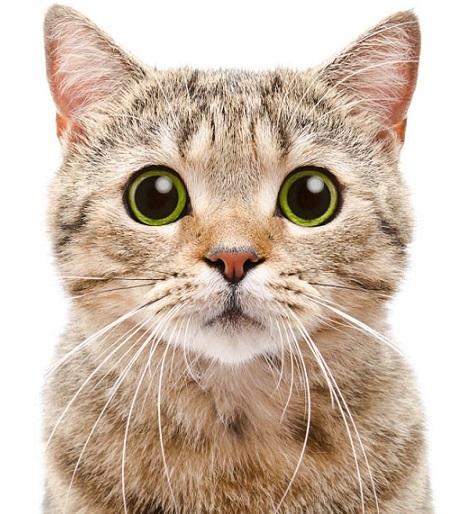
#> input picture images/cat2.jpg, 476 x 514 px
$ jupyter execute 'Final Project-Delaunay_catlion.ipynb'   (shell and % lines are left out)
#> lines starting #> are read from the running program, lines starting #| are printed output that depends on the picture
[cell 1]
from google.colab import drive
drive.mount('/content/drive')

[cell 2]
import os
os.chdir('/content/drive/My Drive/445-CompPhoto-FinalProject')

[cell 3]
import cv2
import numpy as np
from matplotlib import pyplot as plt
import scipy.interpolate
import scipy.sparse.linalg
from math import ceil as ceil
from math import floor as floor
import time

[cell 4]
def readImg(path):
#> called with path = 'images/cat2.jpg'
    img = cv2.imread(path)
#> img is the input picture: shape (514, 476, 3); mean B, G, R 173.1, 188.7, 207.1
    img = cv2.cvtColor(img, cv2.COLOR_BGR2RGB).astype(np.float32) / 255.0 # convert to float for other tasks
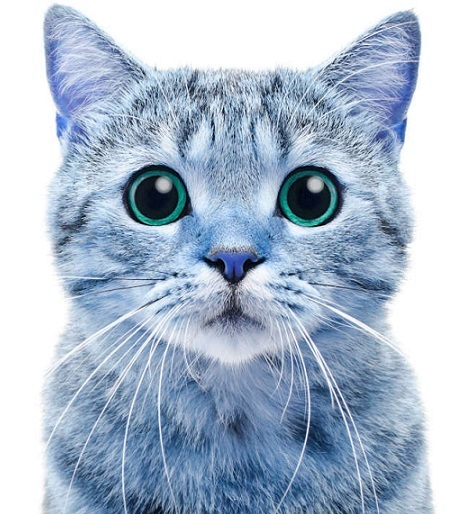
#> img: shape (514, 476, 3) float32; mean B, G, R 0.812, 0.74, 0.679
    plt.figure()
    plt.imshow(img, cmap='gray')
    plt.axis('off'), plt.show()
    plt.show()
    return img

img1=readImg('images/cat2.jpg')
img2=readImg('images/lion2.jpg')
#> call 2 of readImg, with path = 'images/lion2.jpg'
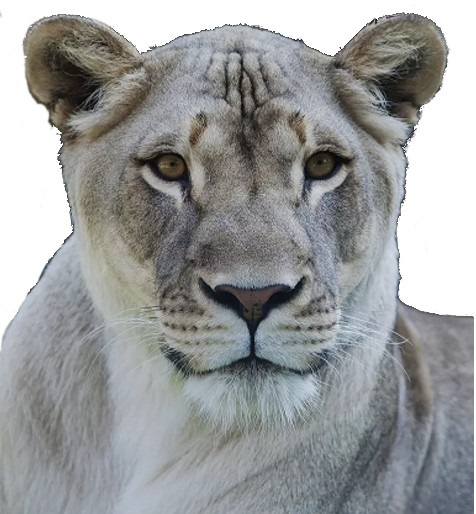
#> input picture images/lion2.jpg, 476 x 514 px
#> in readImg, img is the input picture: shape (514, 476, 3); mean B, G, R 156.3, 155.9, 154.2
#> in readImg (call 2), `img = cv2.cvtColor(img, cv2.COLOR_BGR2RGB).astype(np.float32) / 255.0`:
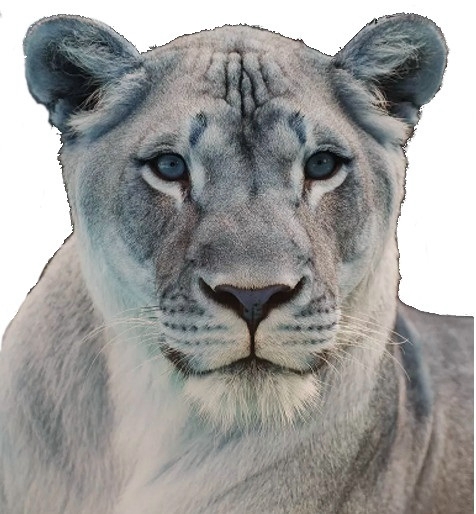
#> img: shape (514, 476, 3) float32; mean B, G, R 0.605, 0.611, 0.613

[cell 5]
# [25 lines left out: function mark_points, not called in this run]

[cell 6]
#load points from file
img1_points_array=np.genfromtxt('images/cat_points.txt')
img2_points_array=np.genfromtxt('images/lion_points.txt')

img1_points=[list(img1_points_array[:, 0]), list(img1_points_array[:, 1])]
img2_points=[list(img2_points_array[:, 0]), list(img2_points_array[:, 1])]

# OR mark new points

# %matplotlib notebook
# img1_points=mark_points(img1)

[cell 7]
# img2_points=mark_points(img2)

[cell 8]
#plot points on image
fig=plt.figure(figsize=(8,4), constrained_layout=True)

plt1=fig.add_subplot(121)
plt.imshow(img1)
plt1.set_title('Img1', fontsize=20)
plt.axis('off')
plt.plot(img1_points[0], img1_points[1], 'r+')

plt2=fig.add_subplot(122)
plt.imshow(img2)
plt2.set_title('Img2', fontsize=20)
plt.axis('off')
plt.plot(img2_points[0], img2_points[1], 'r+')
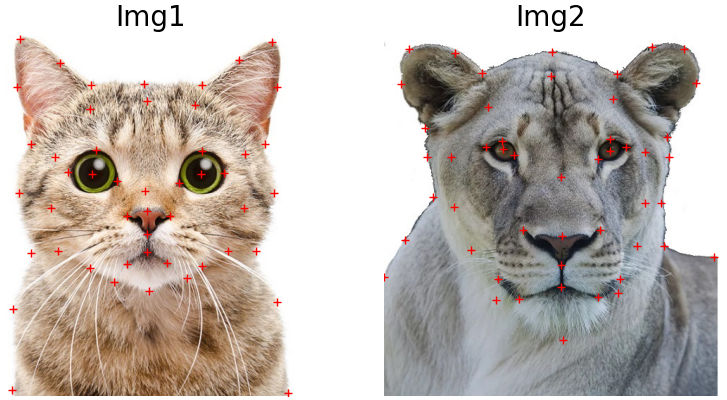
#> figure drawn by matplotlib, 2 panels; B, G, R data is drawn as R, G, B

[cell 9]
def convert_points_array(img_points):
    img_points_array=np.zeros((len(img_points[0]), 2))
    img_points_array[:, 0]=np.array(img_points[0])
    img_points_array[:, 1]=np.array(img_points[1])
    return img_points_array
img1_points_array=convert_points_array(img1_points)
img2_points_array=convert_points_array(img2_points)

[cell 10]
# [6 lines of commented-out code are left out]

[cell 11]
avg_shape_points_array=(img1_points_array+img2_points_array)/2

[cell 12]
from scipy.spatial import Delaunay

def get_delaunay(img1, img2, img1_points_array, img2_points_array, avg_shape_points_array):
    tri = Delaunay(avg_shape_points_array)

    fig=plt.figure(figsize=(12,4))

    plt1=fig.add_subplot(131)
    plt.imshow(img1)
    plt1.set_title('Img1', fontsize=15)

    plt.triplot(img1_points_array[:,0], img1_points_array[:,1], tri.simplices)
    plt.plot(img1_points_array[:,0], img1_points_array[:,1], '.')

    plt2=fig.add_subplot(133)
    plt.imshow(img2)
    plt2.set_title('Img2', fontsize=15)

    plt.triplot(img2_points_array[:,0], img2_points_array[:,1], tri.simplices)
    plt.plot(img2_points_array[:,0], img2_points_array[:,1], '.')

    plt2=fig.add_subplot(132)
    plt.triplot(avg_shape_points_array[:,0], avg_shape_points_array[:,1], tri.simplices)
    plt.plot(avg_shape_points_array[:,0], avg_shape_points_array[:,1], 'o')
    plt2.set_title('Triangulation of average shape', fontsize=15)
    ax=plt.gca()                            # get the axis
    ax.set_ylim(ax.get_ylim()[::-1])        # invert the axis

    return tri

avg_shape_tri=get_delaunay(img1, img2, img1_points_array, img2_points_array, avg_shape_points_array)
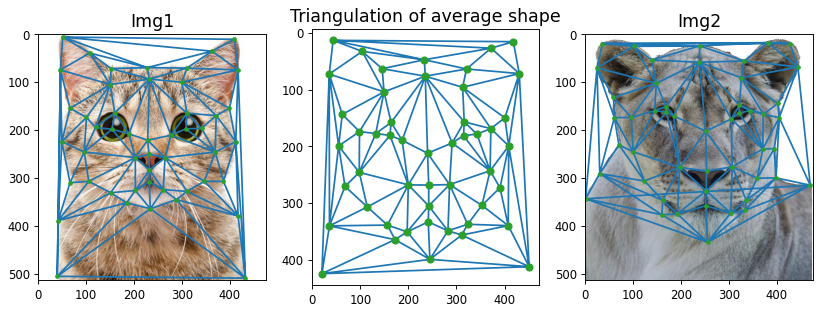
#> figure drawn by matplotlib, 3 panels; B, G, R data is drawn as R, G, B

[cell 13]
def computeAffine(tri1_points, tri2_points):
    A=np.zeros((6, 6))
    b=np.zeros((6, 1))
    e=-1 #equation index
    for i in range(3):
        e+=1
        A[e, 0]=tri1_points[i, 0] #u
        A[e, 1]=tri1_points[i, 1] #v
        A[e, 2]=1
        b[e]=tri2_points[i, 0] #u'

        e+=1
        A[e, 3]=tri1_points[i, 0] #u
        A[e, 4]=tri1_points[i, 1] #v
        A[e, 5]=1
        b[e]=tri2_points[i, 1] #v'

    x = np.linalg.lstsq(A, b, rcond=None)
    A_sol=np.append(np.array(x[0].reshape(2,3)), [[0, 0, 1]], axis=0) #add [0 0 1] row to make it invertible
    return A_sol

[cell 14]
'''code for PointInTriangle adapted from https://blackpawn.com/texts/pointinpoly'''
def PointInTriangle(P, A,B,C):
  # Compute vectors
  v0 = C - A
  v1 = B - A
  v2 = P - A

  # Compute dot products
  dot00 = np.dot(v0, v0)
  dot01 = np.dot(v0, v1)
  dot02 = np.dot(v0, v2)
  dot11 = np.dot(v1, v1)
  dot12 = np.dot(v1, v2)

  # Compute barycentric coordinates
  invDenom = 1 / (dot00 * dot11 - dot01 * dot01)
  u = (dot11 * dot02 - dot01 * dot12) * invDenom
  v = (dot00 * dot12 - dot01 * dot02) * invDenom

  # Check if point is in triangle
  return (u >= 0) and (v >= 0) and (u + v < 1)

[cell 15]
def tri_search(points_array, simplices, point):
    '''search point in triangulation defined by points_array and simplices
        return index of first triangle that matches. otherwise return -1'''
    num_simplices=simplices.shape[0]
    for i in range(num_simplices):
        A=points_array[simplices[i, 0]]
        B=points_array[simplices[i, 1]]
        C=points_array[simplices[i, 2]]
        if PointInTriangle(point, A,B,C)==True:
            return i
    return -1

[cell 16]
from random import random
def randUnder(max):
    return int(random()*max)

testP=np.array(([randUnder(img1.shape[0]), randUnder(img1.shape[1])]))
#> testP = [434, 360]
search_result=tri_search(avg_shape_points_array, avg_shape_tri.simplices, testP)
#> search_result = 3

if search_result==-1:
    print('No match')
else:
    print('Match: triangle index ', search_result, 'points index ', avg_shape_tri.simplices[search_result])
#| Match: triangle index  3 points index  [32 30 33]
    plt.triplot(avg_shape_points_array[:,0], avg_shape_points_array[:,1], avg_shape_tri.simplices)
    plt.plot(avg_shape_points_array[:,0], avg_shape_points_array[:,1], 'o')
    plt.plot(avg_shape_points_array[avg_shape_tri.simplices[search_result][0],0], avg_shape_points_array[avg_shape_tri.simplices[search_result][0],1], 'bo')
    plt.plot(avg_shape_points_array[avg_shape_tri.simplices[search_result][1],0], avg_shape_points_array[avg_shape_tri.simplices[search_result][1],1], 'bo')
    plt.plot(avg_shape_points_array[avg_shape_tri.simplices[search_result][2],0], avg_shape_points_array[avg_shape_tri.simplices[search_result][2],1], 'bo')
    plt.plot(testP[0], testP[1], 'r.')
    ax=plt.gca()                            # get the axis
    ax.set_ylim(ax.get_ylim()[::-1])        # invert the axis
    plt.show()
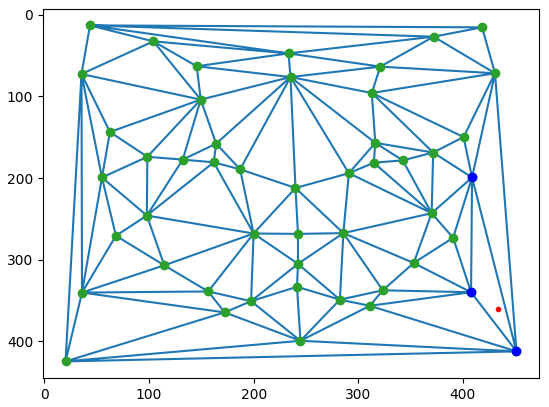
#> figure drawn by matplotlib, 1 panel

[cell 17]
# [11 lines left out: function bilinear_interp, not called in this run]

[cell 18]
def warp(im, im_pts, dest_pts, tri):
    #compute affine matrix for each triangle
    print(' computing affine transformations...')
    num_simplices=tri.simplices.shape[0]
    A_inv_array=np.zeros((num_simplices, 3, 3))
    start=time.time()
    for i in range(num_simplices):
        A=computeAffine(im_pts[tri.simplices[i, :], :], dest_pts[tri.simplices[i, :], :])
        A_inv=np.linalg.inv(A)
        A_inv_array[i]=A_inv
    end=time.time()-start
    print('   finished in {} sec = {} min'.format(end, end/60))

    #map points in weghted avg shape to im
    print(' mapping points...')
    h, w, d=im.shape #get the dimensions from im

    #create a flattened array of pixel coordinates
    xs, ys=np.meshgrid(range(w), range(h))
    xs=xs.reshape((1, h*w))
    ys=ys.reshape((1, h*w))
    pts_map1=np.zeros((3, h*w)) #array for mapped points
    dest_min_x=dest_pts[:, 0].min()
    dest_max_x=dest_pts[:, 0].max()
    dest_min_y=dest_pts[:, 1].min()
    dest_max_y=dest_pts[:, 1].max()

    start=time.time()
    for i in range(h*w):
        #if the point is not in the range of points, skip the search
        if xs[0, i]<dest_min_x or xs[0, i]>dest_max_x or ys[0, i]<dest_min_y or ys[0, i]>dest_max_y:
          pts_map1[:, i]=np.array(([0, 0, 1])).transpose()
        else:
          result=tri_search(dest_pts, tri.simplices, np.array((xs[0, i], ys[0, i])))
          if result>-1: #if a triangle is found for the point, use the inverse affine matrix to map point to im
              pts_map1[:, i]=np.dot(A_inv_array[result], np.transpose(np.array((xs[0, i], ys[0, i], 1))))
          else: #if a triangle is not found, then it's a background pixel, so map to point (0,0)
              pts_map1[:, i]=np.array(([0, 0, 1])).transpose()
    pts_map1=pts_map1.transpose().reshape((h, w, 3)) #reshape mapped points array into h*w
    end=time.time()-start
    print('   finished in {} sec = {} min'.format(end, end/60))

    #interpolate pixel intensity
    print(' interpolating pixel intensity...')
    start=time.time()
    warped_im=np.zeros(im.shape)
    for chan in range(3):
        for i in range(h):
            for j in range(w):
                warped_im[i, j, chan]= bilinear_interp(pts_map1[i, j][0], pts_map1[i, j][1], im[:,:,chan]) #im[round(pts_map1[i, j][1]), round(pts_map1[i, j][0]), chan]
    end=time.time()-start
    print('   finished in {} sec = {} min'.format(end, end/60))

    return warped_im

[cell 19]
def morph(im1, im2, im1_pts, im2_pts, tri, warp_frac, dissolve_frac):
    assert im1.shape==im2.shape, 'Image 1 and image 2 need to have the same dimensions'

    weighted_avg_pts=(1-warp_frac)*im1_pts+warp_frac*im2_pts

    warped_im1=warp(im1, im1_pts, weighted_avg_pts, tri)
    warped_im2=warp(im2, im2_pts, weighted_avg_pts, tri)
    cross_dissolved=(1-dissolve_frac)*warped_im1 + dissolve_frac*warped_im2

    return cross_dissolved

[cell 20]
def morph_sequence(im1, im2, im1_pts, im2_pts, tri, num_frames, start_frame, end_frame):
#> called with im1_pts = array of shape (49, 2), im2_pts = array of shape (49, 2), num_frames = 61, start_frame = 47, end_frame = 61
    h,w,d=im1.shape
#> h = 514; w = 476; d = 3
    im_seq=np.zeros((end_frame-start_frame+1, h, w, d))
    for i in range(start_frame, end_frame+1):
        print('morphing frame {}/{}'.format(i, num_frames))
        im_seq[i-start_frame]=morph(im1, im2, im1_pts, im2_pts, tri, i/num_frames, i/num_frames)
    return im_seq
